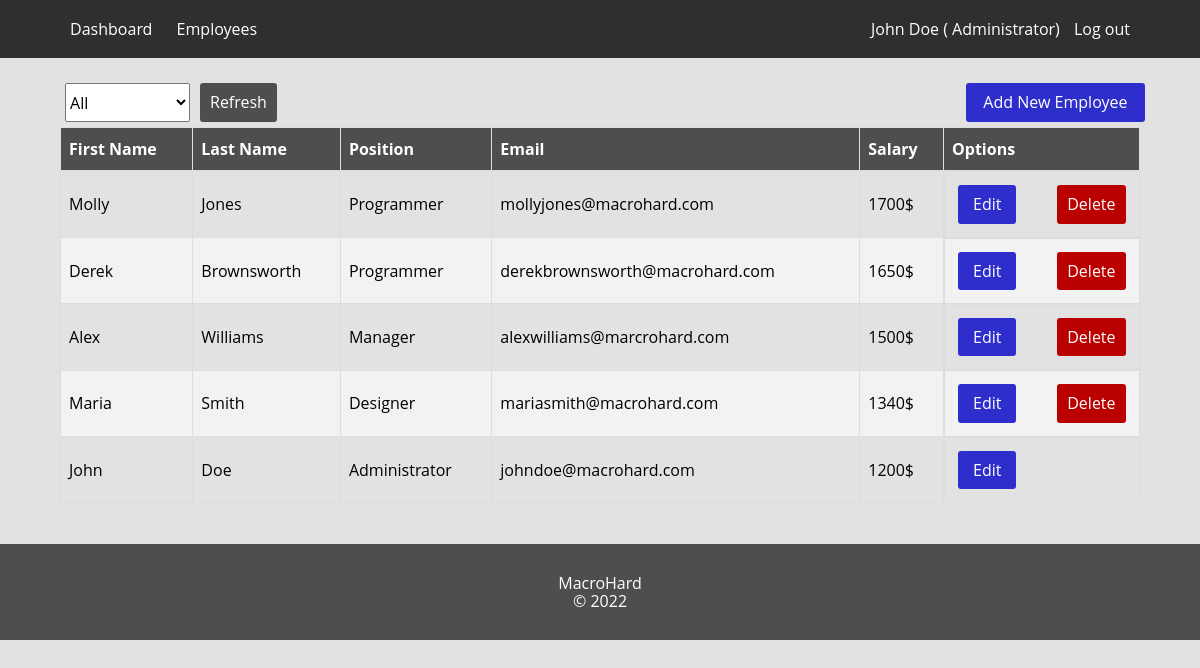
The app's page /dashboard/employees.php (signed in), older data.
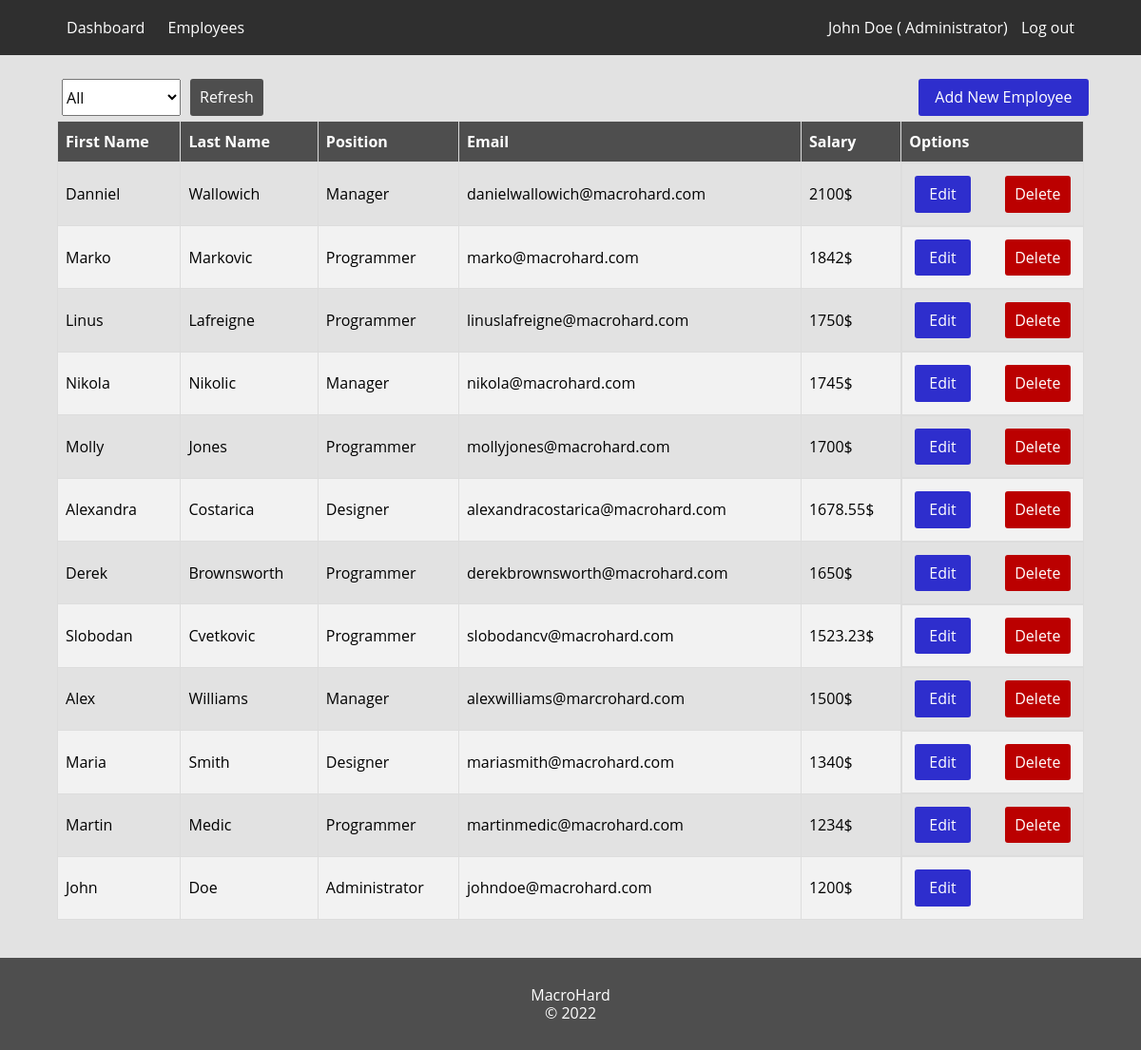
The same page, newer data.
### tables this page shows
CREATE TABLE IF NOT EXISTS `employees` (
  `id` int(11) NOT NULL AUTO_INCREMENT,
  `position_id` int(11) NOT NULL,
  `firstname` varchar(255) NOT NULL,
  `lastname` varchar(255) NOT NULL,
  `password` varchar(255) DEFAULT NULL,
  `salary` double NOT NULL,
  `email` varchar(255) NOT NULL,
  PRIMARY KEY (`id`),
  UNIQUE KEY `id` (`id`,`lastname`),
  UNIQUE KEY `email` (`email`),
  KEY `employees_position` (`position_id`)
);

CREATE TABLE IF NOT EXISTS `position` (
  `id` int(11) NOT NULL AUTO_INCREMENT,
  `position_name` varchar(255) NOT NULL,
  PRIMARY KEY (`id`)
);

### autoloader.php (called while the page is built, shortened)
<?php
  spl_autoload_register(function($className)
  {
    $namespace=str_replace("\\","/",__NAMESPACE__);
    $className=str_replace("\\","/",$className);
    $class=__DIR__."/classes/".(empty($namespace)?"":$namespace."/")."{$className}.php";
  });

### classes/Database/Database.php (called while the page is built, shortened)
<?php
  class Database
  {
    private static string $host = "localhost";
    private static string $user = "root";
    private static string $pwd = "";
    private static string $dbName = "backend_zaposleni";
    private static string $error;
    public static function connect(): \PDO | string
    {
      $dsn = "mysql:host=" . self::$host . ";dbname=" . self::$dbName . ";";
      try {
        $pdo = new \PDO($dsn, self::$user, self::$pwd);
        $pdo->setAttribute(\PDO::ATTR_DEFAULT_FETCH_MODE, \PDO::FETCH_ASSOC);
        return $pdo;
      } catch(\PDOException $e) {
        self::$error = $e->getMessage();
        return self::$error;
      }
    }
  }

### classes/Models/User.php (called while the page is built, shortened)
<?php
  class User
  {
    protected function getLoggedUserData($user_id): array
    {
      try {
        $sql = "SELECT e.email as email, e.firstname as firstname, e.lastname as lastname, p.position_name as position_name FROM employees e
                        LEFT JOIN position p on e.position_id = p.id
                        WHERE e.id=:user_id AND p.position_name='Administrator' ;";
        $statement = Database::connect()->prepare($sql);
        $statement->bindParam(":user_id", $user_id, \PDO::PARAM_INT);
        $statement->execute();
        if($statement->rowCount() > 0) {
          $results = $statement->fetchAll();
          return $results;
        } else {
          return ["Triggered Karen at the getLoggedUserEmail class"];
        }
      } catch (\PDOException $e) {
        return [$e->getMessage()];
      }
    }
    protected function getAllUsersData(): array
    {
      $sql = "SELECT p.position_name as position_name, e.id as employee_id, e.firstname as firstname, e.lastname as lastname, e.salary as salary, e.email as email
            FROM employees e
         LEFT JOIN position p on e.position_id = p.id ORDER BY salary DESC";
      $db = Database::connect();
      $statement = $db->prepare($sql);
      $statement->execute();
      $results = $statement->fetchAll();
      return $results;
    }
  }

### classes/Controllers/UserController.php (called while the page is built, shortened)
<?php
  class UserController extends User
  {
    public function getLoggedUserInfo($user_id): array
    {
      $loggedUserData =  $this->getLoggedUserData($user_id)[0];
      return $loggedUserData;
    }
    public function getUsersByFilteredData($filter): array {
      if($filter === "all") {
        return $this->getAllUsersData();
      } else {
        return $this->getUsersByPositionNameData($filter);
      }
    }
  }

### dashboard/employees.php (the view, shortened to what this page needs)
<?php
  if(isset($_SESSION['user_id']) && $_SESSION['role'] === "Administrator") {
    $title = "Employees";
    include_once("../includes/partials/header.php");
    include_once("../includes/partials/navigation.php");
    $userController = new \Controllers\UserController();
    $filterValue = "all";
    $usersArr = $userController->getUsersByFilteredData($filterValue);
    ?>
    <div class="container flex flex-center flex-column ">
      <div class="employees-header flex justify-cont-between">
        <form class="form-filter flex" action="../includes/controller.php" method="POST">
          <select name="positions">
            <option value="all">All</option>
          </select>
          <button class="btn btn-submit" type="submit" name="positionFilter">Refresh</button>
        </form>
        <form action="./createEmployee.php">
          <button type="submit" class="btn btn-edit add-employee">Add New Employee</button>
        </form>
      </div>
      <table class="table">
        <thead>
          <tr>
            <th>First Name</th>
            <th>Last Name</th>
            <th>Position</th>
            <th>Email</th>
            <th>Salary</th>
            <th>Options</th>
          </tr>
        </thead>
        <tbody>
          <?php foreach($usersArr as $user): ?>
            <tr>
              <td><?= $user['firstname']; ?></td>
              <td><?= $user['lastname']; ?></td>
              <td><?= $user['position_name']; ?></td>
              <td><?= $user['email']; ?></td>
              <td><?= $user['salary']; ?>$</td>
              <td class="flex flex-row justify-cont-between">
                <form action="./editEmployee.php" method="POST">
                  <div class="form-group ">
                    <button type="submit" class="btn btn-edit" name="editEmployee">Edit</button>
                  </div>
                </form>
                <form action="../includes/controller.php" method="POST">
                  <div class="form-group flex flex-row">
                    <?php if($user['position_name'] !== "Administrator"): ?>
                      <button type="submit" class="btn btn-delete" name="deleteEmployee">Delete</button>
                    <?php endif; ?>
                  </div>
                </form>
              </td>
            </tr>
          <?php endforeach; ?>
        </tbody>
      </table>
    </div>
    <?php
    include_once("../includes/partials/footer.php");
  } else {
    header("Location: ../index.php");
  }

### includes/partials/header.php (shortened to what this page needs)
<!doctype html>
<html lang="en">
<head>
  <?php $cssResetPath = ($title === "Login") ? "./includes/css/reset.css" : "../includes/css/reset.css"; ?>
  <?php $cssPath = ($title === "Login") ? "./includes/css/style.css" : "../includes/css/style.css"; ?>
  <link rel="stylesheet" href=<?= $cssResetPath ?>>
  <link rel="stylesheet" href=<?= $cssPath ?>>
</head>
<body>

### includes/partials/navigation.php (shortened to what this page needs)
<?php
  require_once("../autoloader.php");
  $userData = new UserController();
  $userDataArr = $userData->getLoggedUserInfo($_SESSION['user_id']);
  $employeeName = $userDataArr['firstname'];
  $employeeLastName = $userDataArr['lastname'];
  $employeeRole = $userDataArr['position_name'];
?>
<nav class="navbar">
  <div class="nav-container flex justify-cont-between">
    <div class="nav-group">
      <a href="./dashboard.php">Dashboard</a>
      <a href="./employees.php">Employees</a>
    </div>
    <div class="nav-group">
      <?php if(isset($_SESSION["user_id"])): ?>
        <span class="navlog-info">
          <?= "$employeeName $employeeLastName ( $employeeRole)" ?>
        </span>
        <a href="../index.php">Log out</a>
      <?php endif; ?>
    </div>
  </div>
</nav>

### includes/partials/footer.php
<footer class="footer flex flex-column flex-center">
  <div>MacroHard</div>
  <div>&copy; 2022</div>
</footer>
</body>
</html>

### includes/css/style.css (style rules this page uses)
* { scrollbar-width: thin; scrollbar-color: gray #c5c5c5; }
html { -webkit-box-sizing: border-box; -moz-box-sizing: border-box; box-sizing: border-box; }
*, *:before, *:after { -webkit-box-sizing: inherit; -moz-box-sizing: inherit; box-sizing: inherit; }
html, body { min-height: 100vh; padding: 0; margin: 0; font-family: "Open Sans", sans-serif; font-weight: 400; box-sizing: border-box; background-color: #e2e2e2; position: relative; }
.flex { display: flex; }
.flex-center { align-items: center; }
.flex-column { flex-direction: column; }
.flex-row { flex-direction: row; }
.justify-cont-between { justify-content: space-between; }
.btn { outline: none; border: unset; cursor: pointer; background-color: transparent; padding: 5px 10px; }
.container { position: relative; margin: 0 auto; width: 90vw; }
.nav-container { margin: 0 auto; width: 90vw; }
.navbar { background-color: #2f2f2f; padding: 20px 0; margin-bottom: 20px; }
.nav-group a { color: #fff; text-decoration: none; border-bottom: 2px solid transparent; padding: 5px; margin: 0 5px; }
.btn-submit { color: #fff; width: 100%; padding-top: 10px; padding-bottom: 10px; background-color: #4e4e4e; border-radius: 3px; align-self: center; margin-bottom: 5px; }
.btn-edit { color: #fff; width: 100%; padding-top: 10px; padding-bottom: 10px; background-color: #2e2ecd; border-radius: 3px; margin: 5px; }
.btn-delete { color: #fff; width: 100%; padding-top: 10px; padding-bottom: 10px; background-color: #bb0000; border-radius: 3px; margin: 5px; }
.form-filter > * { margin: 5px; }
.table { border-collapse: collapse; width: 100%; margin-bottom: 20px; }
.table td, .table th { border: 1px solid #ddd; padding: 8px; }
.table tr:nth-child(even) { background-color: #f2f2f2; }
.table th { padding-top: 12px; padding-bottom: 12px; text-align: left; background-color: #4e4e4e; color: white; }
.navlog-info { color: #fff; }
.employees-header { width: 100%; }
.employees-header .add-employee { margin-right: 10px; }
.footer { margin-top: 20px; bottom: 0; left: 0; right: 0; background-color: #4e4e4e; color: #fff; padding: 30px; width: 100%; }

Row changes from the older to the newer data that the page shows:
added employees: firstname "Danniel", lastname "Wallowich", position.position_name "Manager", email "danielwallowich@macrohard.com", salary "2100", shows "Delete"
added employees: firstname "Marko", lastname "Markovic", position.position_name "Programmer", email "marko@macrohard.com", salary "1842", shows "Delete"
added employees: firstname "Linus", lastname "Lafreigne", position.position_name "Programmer", email "linuslafreigne@macrohard.com", salary "1750", shows "Delete"
added employees: firstname "Nikola", lastname "Nikolic", position.position_name "Manager", email "nikola@macrohard.com", salary "1745", shows "Delete"
added employees: firstname "Alexandra", lastname "Costarica", position.position_name "Designer", email "alexandracostarica@macrohard.com", salary "1678.55", shows "Delete"
added employees: firstname "Slobodan", lastname "Cvetkovic", position.position_name "Programmer", email "slobodancv@macrohard.com", salary "1523.23", shows "Delete"
added employees: firstname "Martin", lastname "Medic", position.position_name "Programmer", email "martinmedic@macrohard.com", salary "1234", shows "Delete"
